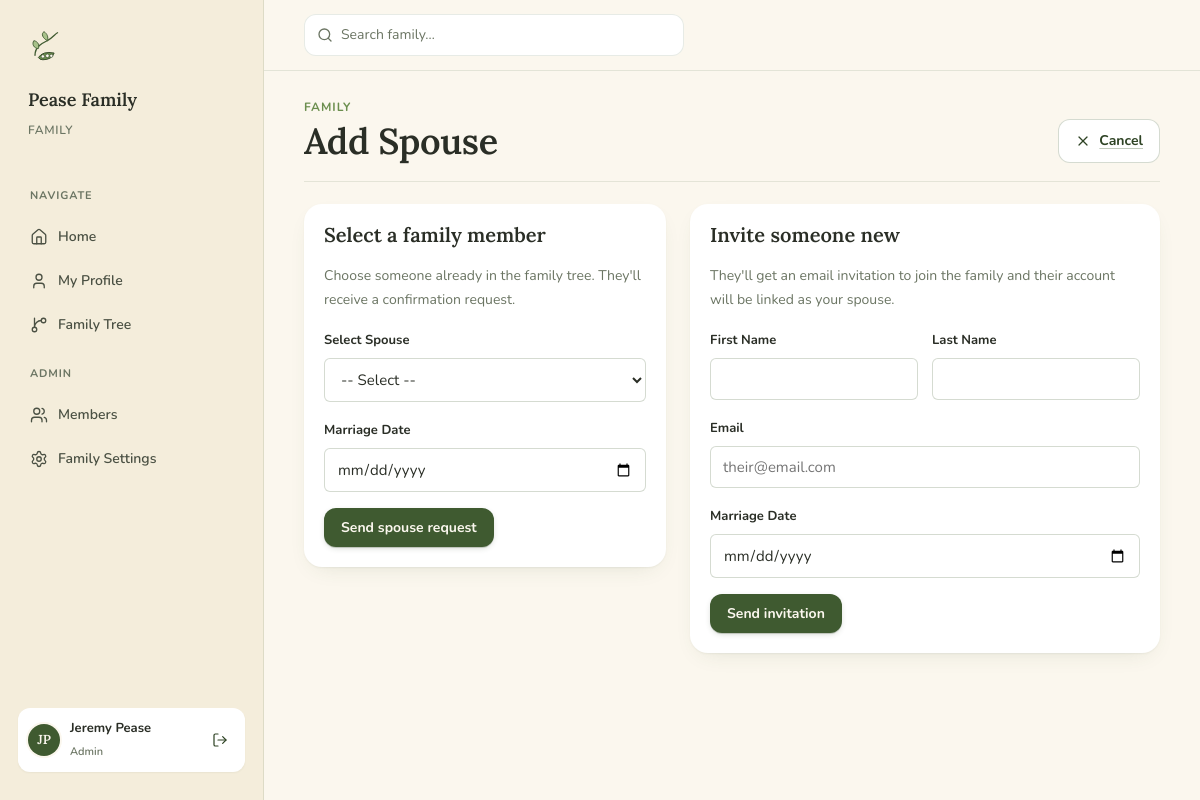
The app's page /spouse/add (signed in) with its own data.
### app/models.py (models this page shows, shortened)
class Family(db.Model):
    __tablename__ = 'families'
    id = db.Column(db.Integer, primary_key=True)
    name = db.Column(db.String(100), nullable=False)
    created_at = db.Column(db.DateTime, default=datetime.utcnow)
    patriarch_id = db.Column(db.Integer, db.ForeignKey('people.id'), nullable=True)
    matriarch_id = db.Column(db.Integer, db.ForeignKey('people.id'), nullable=True)
    people = db.relationship('Person', back_populates='family', foreign_keys='Person.family_id')
    users = db.relationship('User', back_populates='family', foreign_keys='User.family_id')
    patriarch = db.relationship('Person', foreign_keys=[patriarch_id])
    matriarch = db.relationship('Person', foreign_keys=[matriarch_id])

class User(UserMixin, db.Model):
    __tablename__ = 'users'
    id = db.Column(db.Integer, primary_key=True)
    family_id = db.Column(db.Integer, db.ForeignKey('families.id'), nullable=False)
    email = db.Column(db.String(120), unique=True, nullable=False)
    password_hash = db.Column(db.String(256), nullable=False)
    first_name = db.Column(db.String(50), nullable=False)
    last_name = db.Column(db.String(50), nullable=False)
    phone = db.Column(db.String(20))
    email_verified = db.Column(db.Boolean, default=False)
    verification_token = db.Column(db.String(100))
    verification_token_expiry = db.Column(db.DateTime)
    status = db.Column(db.String(20), default='pending')  # pending/approved/rejected/invited
    approved_by_id = db.Column(db.Integer, db.ForeignKey('users.id'))
    approved_date = db.Column(db.Date)
    is_admin = db.Column(db.Boolean, default=False)
    is_delegate = db.Column(db.Boolean, default=False)
    person_id = db.Column(db.Integer, db.ForeignKey('people.id'))
    person = db.relationship('Person', back_populates='user')
    family = db.relationship('Family', back_populates='users')
    invitation_token = db.Column(db.String(100))
    invitation_token_expiry = db.Column(db.DateTime)
    invited_by_id = db.Column(db.Integer, db.ForeignKey('users.id'))
    reset_token = db.Column(db.String(100))
    reset_token_expiry = db.Column(db.DateTime)
    def get_full_name(self):
        return f"{self.first_name} {self.last_name}"

### app/routes.py (the view, shortened to what this page needs)
@main.route('/spouse/add', methods=['GET', 'POST'])
@login_required
def spouse_add():
    person = current_user.person
    if not person:
        flash('No profile found.', 'error')
        return redirect(url_for('main.index'))
    active_spouse = person.get_active_spouse()
    if active_spouse:
        flash('You already have an active spouse. Please end that relationship first.', 'error')
        return redirect(url_for('main.profile'))
    eligible = [
        p for p in Person.query.filter_by(family_id=current_user.family_id).order_by(Person.name).all()
        if p.id != person.id and not p.get_active_spouse()
    ]
    form = SpouseForm()
    form.spouse_id.choices = [(0, '-- Select --')] + [(p.id, p.get_display_name()) for p in eligible]
    invite_form = SpouseInviteForm()
    return render_template('spouse_add.html', form=form, invite_form=invite_form)

### app/forms.py
class SpouseForm(FlaskForm):
    spouse_id = SelectField('Select Spouse', coerce=int, validators=[DataRequired()])
    marriage_date = DateField('Marriage Date', validators=[])
    submit = SubmitField('Send Spouse Request')

class SpouseInviteForm(FlaskForm):
    first_name = StringField('First Name', validators=[DataRequired(), Length(min=2, max=50)])
    last_name = StringField('Last Name', validators=[DataRequired(), Length(min=2, max=50)])
    email = StringField('Email', validators=[DataRequired(), Email()])
    marriage_date = DateField('Marriage Date', validators=[])
    submit = SubmitField('Send Invitation')

### app/models.py (called while the page is built)
@login_manager.user_loader
def load_user(user_id):
    return db.session.get(User, int(user_id))

    def get_active_spouse(self):
        for rel in self.spouse_relationships_as_p1 + self.spouse_relationships_as_p2:
            if rel.status == 'active' and rel.confirmed:
                return rel.get_spouse_of(self)
        return None

    def get_display_name(self):
        return self.nickname if self.nickname else self.name

### app/templates/spouse_add.html (shortened to what this page needs)
{% extends "base.html" %}
{% block content %}
<div class="page-head">
    <div>
        <div class="eyebrow">Family</div>
        <h1>Add Spouse</h1>
    </div>
    <a href="/profile" class="btn btn-secondary">
        <i data-lucide="x"></i> Cancel
    </a>
</div>
<div class="two-col-eq">
    <div class="card">
        <div class="card-header">
            <h3>Select a family member</h3>
        </div>
        <p style="font-size:14px;color:var(--text-muted);margin-bottom:16px;">Choose someone already in the family tree. They'll receive a confirmation request.</p>
        <form method="POST" action="/spouse/add">
            <div class="field">
                {{ form.spouse_id.label }}
                {{ form.spouse_id() }}
            </div>
            <div class="field">
                {{ form.marriage_date.label }}
                {{ form.marriage_date() }}
            </div>
            <button type="submit" class="btn btn-primary">Send spouse request</button>
        </form>
    </div>
    <div class="card">
        <div class="card-header">
            <h3>Invite someone new</h3>
        </div>
        <p style="font-size:14px;color:var(--text-muted);margin-bottom:16px;">They'll get an email invitation to join the family and their account will be linked as your spouse.</p>
        <form method="POST" action="/spouse/invite">
            <div class="field-row">
                <div class="field">
                    {{ invite_form.first_name.label }}
                    {{ invite_form.first_name() }}
                </div>
                <div class="field">
                    {{ invite_form.last_name.label }}
                    {{ invite_form.last_name() }}
                </div>
            </div>
            <div class="field">
                {{ invite_form.email.label }}
                {{ invite_form.email(placeholder="their@email.com") }}
            </div>
            <div class="field">
                {{ invite_form.marriage_date.label }}
                {{ invite_form.marriage_date() }}
            </div>
            <button type="submit" class="btn btn-primary">Send invitation</button>
        </form>
    </div>
</div>
{% endblock %}

### app/templates/base.html (shortened to what this page needs)
<!DOCTYPE html>
<html lang="en">
<head>
    <link rel="stylesheet" href="{{ url_for('static', filename='css/peavines.css') }}">
</head>
<body>
{% if current_user.is_authenticated %}
<div class="shell">
    <aside class="sidebar">
        <div class="brand">
            <img src="{{ url_for('static', filename='assets/peavines-mark.svg') }}" alt="Peavines">
        </div>
        <div class="family-name">{{ current_user.family.name }}</div>
        <div class="family-meta">Family</div>
        <nav class="nav">
            <div class="nav-section">Navigate</div>
            <a href="/" {% if request.path == '/' %}class="active"{% endif %}>
                <i data-lucide="home"></i> Home
            </a>
            <a href="/profile" {% if request.path == '/profile' %}class="active"{% endif %}>
                <i data-lucide="user"></i> My Profile
            </a>
            <a href="/family/tree" {% if request.path == '/family/tree' %}class="active"{% endif %}>
                <i data-lucide="git-branch"></i> Family Tree
            </a>
            {% if current_user.is_admin %}
            <div class="nav-section">Admin</div>
            <a href="/admin/users" {% if request.path.startswith('/admin') and request.path != '/admin/family' %}class="active"{% endif %}>
                <i data-lucide="users"></i> Members
            </a>
            <a href="/admin/family" {% if request.path == '/admin/family' %}class="active"{% endif %}>
                <i data-lucide="settings"></i> Family Settings
            </a>
            {% endif %}
        </nav>
        <div class="user-chip">
            <div class="av av-sm" style="background: var(--vine);">{{ current_user.first_name[0] }}{{ current_user.last_name[0] }}</div>
            <div>
                <div class="name">{{ current_user.get_full_name() }}</div>
                <div class="role">{% if current_user.is_admin %}Admin{% else %}Member{% endif %}</div>
            </div>
            <form method="POST" action="/logout" style="margin-left: auto;">
                <button type="submit" class="btn btn-ghost btn-sm" title="Sign out" style="padding: 6px;">
                    <i data-lucide="log-out"></i>
                </button>
            </form>
        </div>
    </aside>
    <div class="canvas">
        <header class="topbar">
            <div class="search">
                <i data-lucide="search"></i>
                <span>Search family…</span>
            </div>
        </header>
        <div class="canvas-inner">
{% endif %}
{% block content %}{% endblock %}
{% if current_user.is_authenticated %}
        </div>
    </div>
</div>
{% endif %}
</body>
</html>

### records on screen
Family: family.name "Pease Family"
User: first_name "J", last_name "P", get_full_name "Jeremy Pease"

### other values on screen
{{ invite_form.first_name.label }} "First Name"
{{ invite_form.last_name.label }} "Last Name"
{{ invite_form.email.label }} "Email"
{{ invite_form.marriage_date.label }} "Marriage Date"
